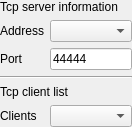
<?xml version="1.0" encoding="UTF-8"?>
<ui version="4.0">
 <class>SAKTcpServerController</class>
 <widget class="QWidget" name="SAKTcpServerController">
  <property name="geometry">
   <rect>
    <x>0</x>
    <y>0</y>
    <width>132</width>
    <height>123</height>
   </rect>
  </property>
  <property name="windowTitle">
   <string>Form</string>
  </property>
  <layout class="QGridLayout" name="gridLayout">
   <property name="leftMargin">
    <number>0</number>
   </property>
   <property name="topMargin">
    <number>0</number>
   </property>
   <property name="rightMargin">
    <number>0</number>
   </property>
   <property name="bottomMargin">
    <number>0</number>
   </property>
   <item row="4" column="0" colspan="2">
    <widget class="QLabel" name="label_6">
     <property name="text">
      <string>Tcp client list</string>
     </property>
    </widget>
   </item>
   <item row="1" column="0">
    <widget class="QLabel" name="label_3">
     <property name="text">
      <string>Address</string>
     </property>
    </widget>
   </item>
   <item row="2" column="0">
    <widget class="QLabel" name="label_4">
     <property name="text">
      <string>Port</string>
     </property>
    </widget>
   </item>
   <item row="2" column="1">
    <widget class="QLineEdit" name="serverPortLineEdit">
     <property name="text">
      <string>44444</string>
     </property>
    </widget>
   </item>
   <item row="0" column="0" colspan="2">
    <widget class="QLabel" name="label_5">
     <property name="text">
      <string>Tcp server information</string>
     </property>
    </widget>
   </item>
   <item row="5" column="1">
    <widget class="QComboBox" name="clientHostComboBox">
     <property name="enabled">
      <bool>true</bool>
     </property>
     <property name="editable">
      <bool>false</bool>
     </property>
    </widget>
   </item>
   <item row="1" column="1">
    <widget class="QComboBox" name="serverhostComboBox"/>
   </item>
   <item row="3" column="0" colspan="2">
    <widget class="Line" name="line">
     <property name="orientation">
      <enum>Qt::Horizontal</enum>
     </property>
    </widget>
   </item>
   <item row="5" column="0">
    <widget class="QLabel" name="label">
     <property name="text">
      <string>Clients</string>
     </property>
    </widget>
   </item>
  </layout>
 </widget>
 <resources/>
 <connections/>
</ui>
